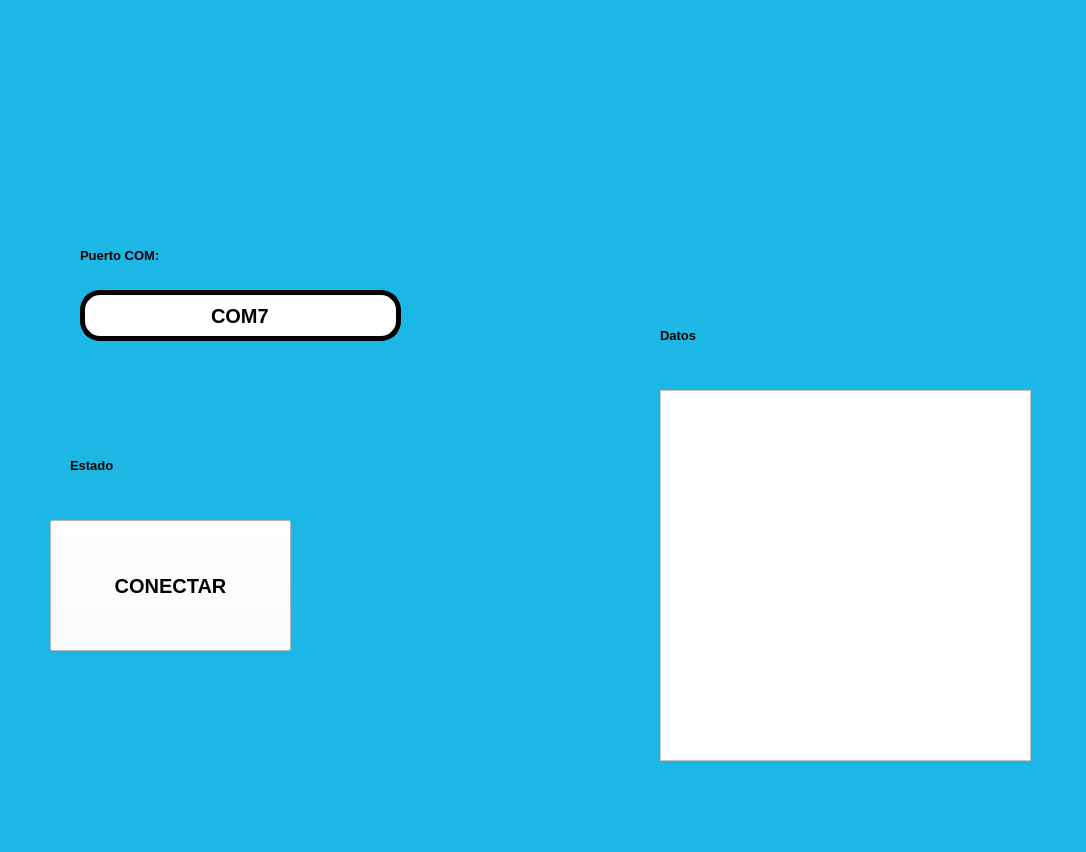
<?xml version="1.0" encoding="UTF-8"?>
<ui version="4.0">
 <class>MainWindow</class>
 <widget class="QMainWindow" name="MainWindow">
  <property name="geometry">
   <rect>
    <x>0</x>
    <y>0</y>
    <width>1086</width>
    <height>852</height>
   </rect>
  </property>
  <property name="windowTitle">
   <string>MainWindow</string>
  </property>
  <property name="styleSheet">
   <string notr="true">
background-color: rgb(29, 183, 230);</string>
  </property>
  <widget class="QWidget" name="centralwidget">
   <widget class="QLabel" name="imagen">
    <property name="geometry">
     <rect>
      <x>10</x>
      <y>20</y>
      <width>191</width>
      <height>161</height>
     </rect>
    </property>
    <property name="styleSheet">
     <string notr="true"/>
    </property>
    <property name="text">
     <string/>
    </property>
    <property name="pixmap">
     <pixmap>:/ejercicios/elyochi.jpg</pixmap>
    </property>
    <property name="scaledContents">
     <bool>true</bool>
    </property>
   </widget>
   <widget class="QLabel" name="label">
    <property name="geometry">
     <rect>
      <x>80</x>
      <y>240</y>
      <width>111</width>
      <height>31</height>
     </rect>
    </property>
    <property name="font">
     <font>
      <pointsize>10</pointsize>
      <weight>75</weight>
      <bold>true</bold>
     </font>
    </property>
    <property name="text">
     <string>Puerto COM:</string>
    </property>
   </widget>
   <widget class="QLineEdit" name="txt_com">
    <property name="geometry">
     <rect>
      <x>80</x>
      <y>290</y>
      <width>321</width>
      <height>51</height>
     </rect>
    </property>
    <property name="font">
     <font>
      <pointsize>15</pointsize>
      <weight>75</weight>
      <bold>true</bold>
     </font>
    </property>
    <property name="styleSheet">
     <string notr="true">background-color: rgb(255, 255, 255);
border-radius:20px;
border:  5px solid black;
</string>
    </property>
    <property name="text">
     <string>COM7</string>
    </property>
    <property name="alignment">
     <set>Qt::AlignCenter</set>
    </property>
   </widget>
   <widget class="QLabel" name="imagen_2">
    <property name="geometry">
     <rect>
      <x>540</x>
      <y>30</y>
      <width>191</width>
      <height>161</height>
     </rect>
    </property>
    <property name="styleSheet">
     <string notr="true"/>
    </property>
    <property name="text">
     <string/>
    </property>
    <property name="pixmap">
     <pixmap>:/ejercicios/kaldo.jpg</pixmap>
    </property>
    <property name="scaledContents">
     <bool>true</bool>
    </property>
   </widget>
   <widget class="QLabel" name="label_6">
    <property name="geometry">
     <rect>
      <x>850</x>
      <y>50</y>
      <width>121</width>
      <height>121</height>
     </rect>
    </property>
    <property name="text">
     <string/>
    </property>
    <property name="pixmap">
     <pixmap>:/ejercicios/sams.jpeg</pixmap>
    </property>
    <property name="scaledContents">
     <bool>true</bool>
    </property>
   </widget>
   <widget class="QLabel" name="txt_estado">
    <property name="geometry">
     <rect>
      <x>70</x>
      <y>450</y>
      <width>161</width>
      <height>31</height>
     </rect>
    </property>
    <property name="font">
     <font>
      <pointsize>10</pointsize>
      <weight>75</weight>
      <bold>true</bold>
     </font>
    </property>
    <property name="text">
     <string>Estado</string>
    </property>
   </widget>
   <widget class="QPushButton" name="btn_accion">
    <property name="geometry">
     <rect>
      <x>50</x>
      <y>520</y>
      <width>241</width>
      <height>131</height>
     </rect>
    </property>
    <property name="font">
     <font>
      <pointsize>15</pointsize>
      <weight>75</weight>
      <bold>true</bold>
     </font>
    </property>
    <property name="styleSheet">
     <string notr="true">background-color: rgb(255, 255, 255);</string>
    </property>
    <property name="text">
     <string>CONECTAR</string>
    </property>
   </widget>
   <widget class="QListWidget" name="lista_datos">
    <property name="geometry">
     <rect>
      <x>660</x>
      <y>390</y>
      <width>371</width>
      <height>371</height>
     </rect>
    </property>
    <property name="font">
     <font>
      <pointsize>12</pointsize>
      <weight>75</weight>
      <bold>true</bold>
     </font>
    </property>
    <property name="styleSheet">
     <string notr="true">background-color: rgb(255, 255, 255);</string>
    </property>
   </widget>
   <widget class="QLabel" name="txt_estado_2">
    <property name="geometry">
     <rect>
      <x>660</x>
      <y>320</y>
      <width>111</width>
      <height>31</height>
     </rect>
    </property>
    <property name="font">
     <font>
      <pointsize>10</pointsize>
      <weight>75</weight>
      <bold>true</bold>
     </font>
    </property>
    <property name="text">
     <string>Datos</string>
    </property>
   </widget>
  </widget>
  <widget class="QMenuBar" name="menubar">
   <property name="geometry">
    <rect>
     <x>0</x>
     <y>0</y>
     <width>1086</width>
     <height>26</height>
    </rect>
   </property>
  </widget>
  <widget class="QStatusBar" name="statusbar"/>
 </widget>
 <resources/>
 <connections/>
</ui>
